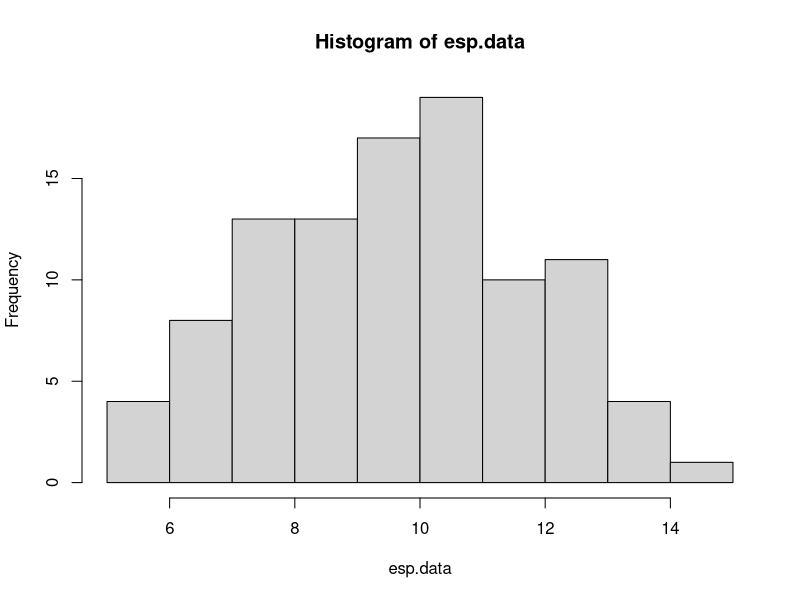
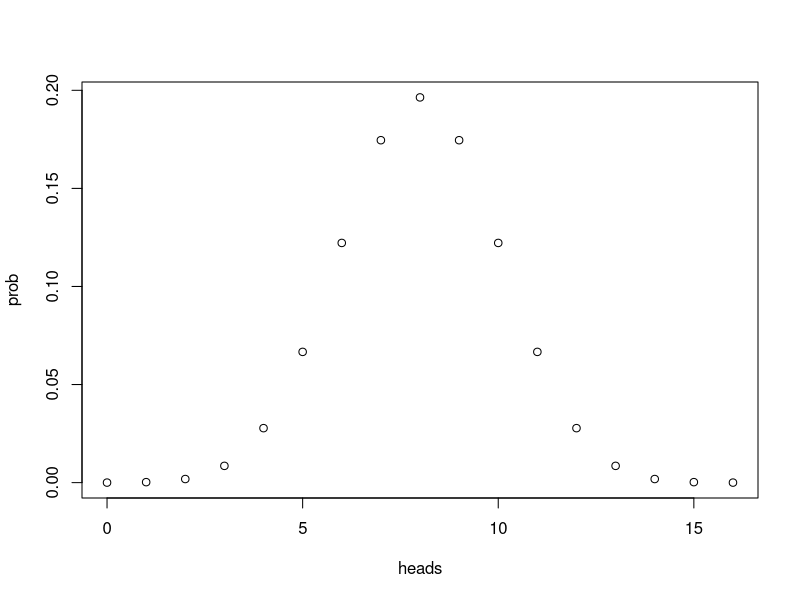
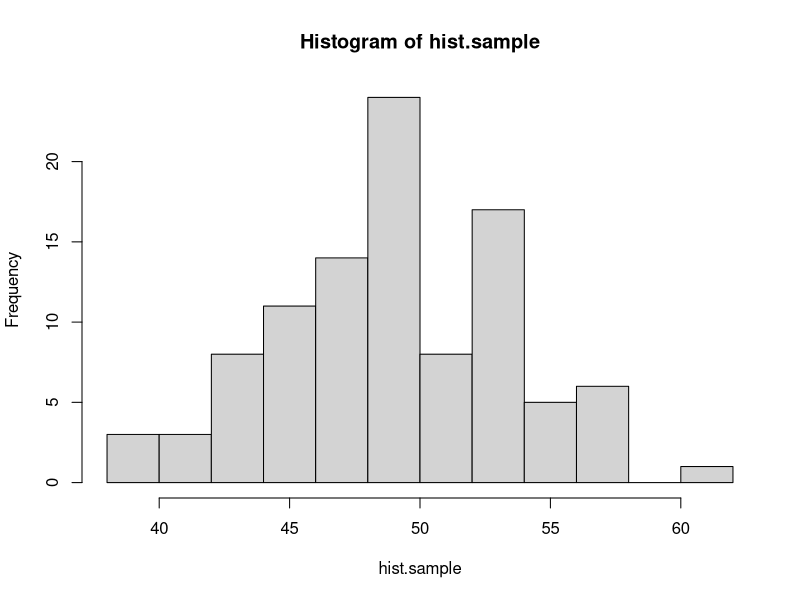
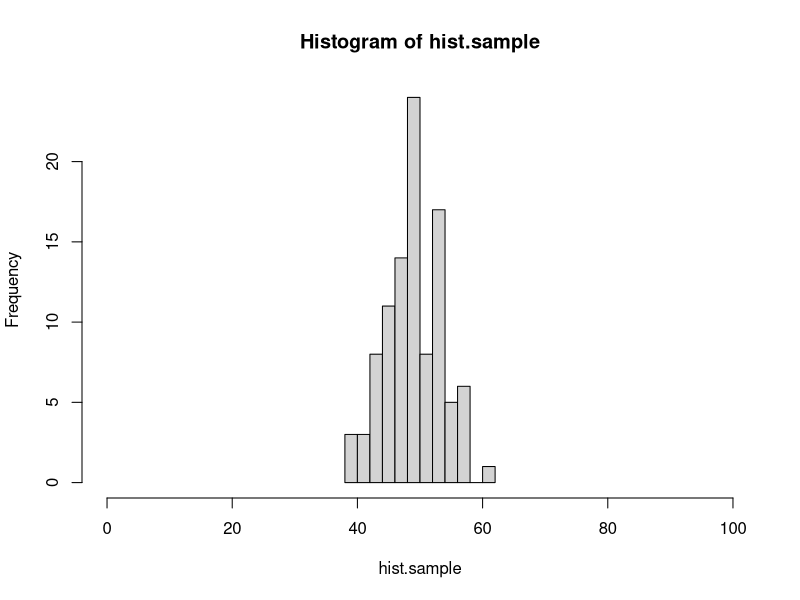
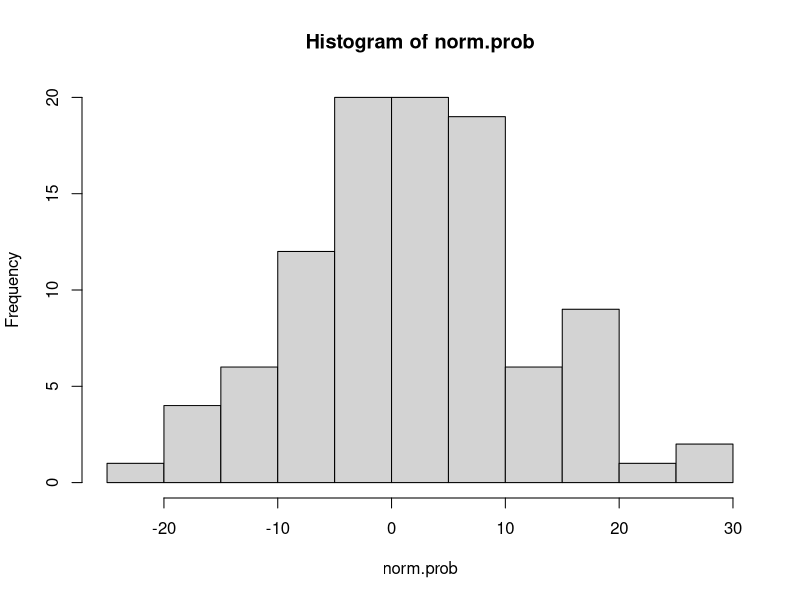
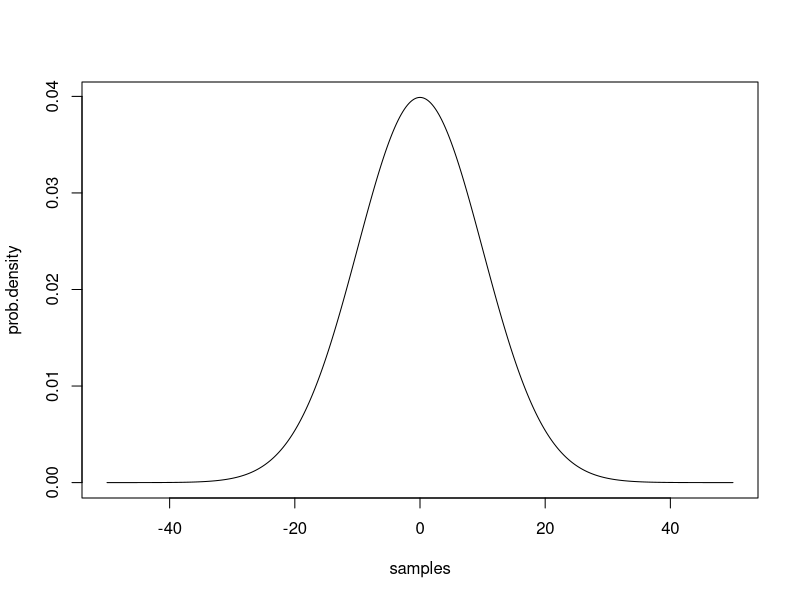
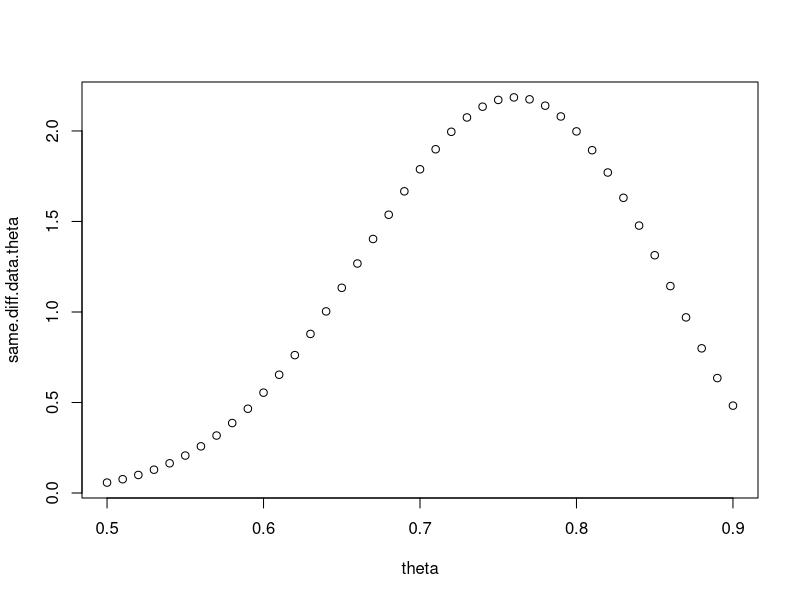
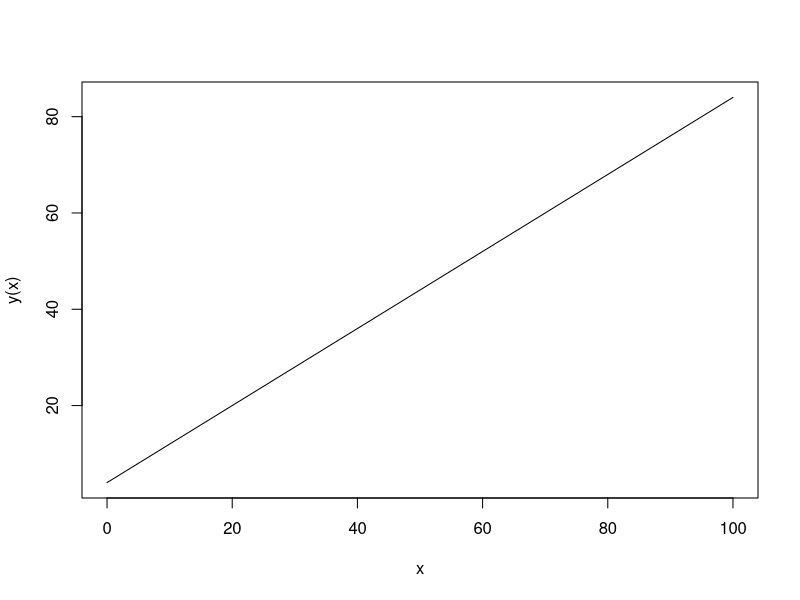

The R source for these figures, in order:
#### practice with probability distributions ####

# calculating the likelihood requires understanding how to work
# with probability distributions. let's start with the binomial
# distribution.

# the binomial distribution describes the number of "success" in
# some number of "trials" given some probability of success. it 
# is the "coin flipping" distribution. 

# in R, we can draw a sample from a binomial distribution with rbinom()
# this isn't the first time you've seen rbinom, but here it is again, 
# with the parameters spelled out. you can try changing these to explore
# how the function works.

number.of.samples <- 2
number.of.trials.per.sample <- 10
probability.of.success <- 0.7

rbinom(number.of.samples, number.of.trials.per.sample, probability.of.success)

# below, use rbinom to create sample data for the following scenario.
# an experiment tests whether subjects have ESP. 100 subjects are each given
# the opportunity to predict whether a randomly generated number is odd or even.
# each subject makes 20 guesses.
# of course, ESP doesn't exist, so the probability of a successful guess is 0.50.
# store the result in a vector called esp.data

esp.data <- rbinom(100, 20, 0.50)
esp.data
# a quick way to visualize a distribution is with the hist() function:
hist(esp.data)

# what if we want to know the probability of someone getting exactly 10 guesses
# correct out of 20, if they are randomly guessing? for that we use the density
# function of the binomial: dbinom()

value.to.check <- 10
number.of.trials <- 20
probability.of.success <- 0.5

dbinom(value.to.check, number.of.trials, probability.of.success)

# use dbinom to find out the probability of someone answering 87 out of 100
# questions correctly, if they have a 0.9 probability of giving a correct answer
# for each individual question.

dbinom(87, 100, 0.90)

# with dbinom, you can use a vector as the first argument, to check the probability
# of multiple values at the same time:

values <- c(3, 4, 5)
dbinom(values, 8, 0.5)

# using this shortcut, *plot* the full distribution (probability mass function)
# for flipping 16 fair coins, counting the total number of heads.
# hint: create one vector for the different possible outcomes
#       then use dbinom to calculate the probability of all of the elements in the vector

heads <- seq(0,16)
prob <- dbinom(heads, 16, 0.50)
plot(heads, prob)

# quick detour #

# here's a quick tip about plot() or hist()
# if you want to change the range on the x-axis, you can use the xlim argument:

hist.sample <- rbinom(100, 100, 0.5)
hist(hist.sample)
hist(hist.sample, xlim=c(0,100)) # compare this plot to the line above.

# the normal distribution ##

# normal (gaussian) distributions are characterized by two parameters: mean and standard deviation
# the mean is the the location of the peak of the distribution, and the sd controls the width.
# the smaller the sd, the more peaked the distribution is in the center.

# like the binomial, there are rnorm() and dnorm() functions.

# generate 100 samples from a normal distribution with mean 0 and standard deviation 10.
# then use hist() to create a histogram of these samples.

norm.prob <- rnorm(100, mean = 0, sd = 10)
hist(norm.prob)

# now plot the probability density function of this distribution.
# use the same strategy as you did above with the binomial to find the density of the normal
# distribution with mean 0 and sd 10 for values between -50 and 50. the distribution is continuous
# so, choose a reasonably small step size between values (remember the seq() function).

samples <- seq(from = -50, to = 50, by = 0.25)
prob.density <- dnorm(samples, mean = 0, sd = 10)
plot(samples, prob.density, type = "l")

#### practice calculating likelihoods ####

# here's some data from 10 participants in an ESP experiment like the one described
# above. each subject had 20 guesses. the number of correct guesses is reported.

esp.practice.data <- data.frame(subject=1:10, n.correct=c(11,10,6,10,6,12,10,8,9,11))

# calculate the likelihood (regular, not log) for this data for three different values
# of the probability of success parameter: 0.4, 0.5, and 0.6.
# hint: prod() will multiple all elements of a vector together.

prod(dbinom(esp.practice.data$n.correct, 20, 0.4))
prod(dbinom(esp.practice.data$n.correct, 20, 0.5))
prod(dbinom(esp.practice.data$n.correct, 20, 0.6))

# which parameter value of those options is most likely?

#The probability of success being 0.50.

# here is a sample of response times for a single subject from a rapid decision making experiment.
rt.sample <- c(391.5845, 411.9970, 358.6373, 505.3099, 616.2892, 481.0751, 422.3132, 511.7213, 205.2692, 522.3433, 370.1850,
               517.4617, 332.3344, 316.8760, 395.5431, 231.7831, 399.8646, 238.9064, 299.7924, 474.7512, 271.6326, 423.4861,
               379.7867, 212.7789, 233.8291, 472.4591, 534.2131, 453.9655, 408.3443, 352.3001)

# calculate the **log** likelihood for this data assuming that it is generated by a normal
# distribution for each of the following parameters. 
# hint: sum() adds the numbers in a vector. log() is the natural log function, or log=T for dnorm().

# 1) mean 350, sd 50
sum(dnorm(rt.sample, mean = 350, sd = 50, log=T))

# 2) mean 400, sd 50
sum(dnorm(rt.sample, mean = 400, sd = 50, log=T))

# 3) mean 450, sd 50
sum(dnorm(rt.sample, mean = 450, sd = 50, log=T))

# 4) mean 350, sd 100
sum(dnorm(rt.sample, mean = 350, sd = 100, log=T))

# 5) mean 400, sd 100
sum(dnorm(rt.sample, mean = 4000, sd = 100, log=T))

# 6) mean 450, sd 100
sum(dnorm(rt.sample, mean = 450, sd = 100, log=T))

# which parameter set has the highest likelihood?

#mean = 400, sd = 100

# here is a set of data for a subject in a categorization experiment, modeled with GCM.
# calculate the log likelihood of the parameters in the model (which i am not showing you).
# the point here is to know what to do when the model gives you a predicted probability
# of a response, and the data is either that response or not that response.
# hint: add a new column indicating the likelihood of each response, using mapply. then convert to log and add.
# if you do this correctly, the answer is -10.84249.

gcm.practice.data <- data.frame(correct.response = c(T, T, T, T, F, T, T, F, T, T, T, F, F, T, T, F, T, T, T, T),
                                gcm.probability.correct = c(0.84, 0.80, 0.84, 0.80, 0.79, 0.86, 0.89, 0.87, 0.69, 0.85, 0.75,
                                                            0.74, 0.82, 0.85, 0.87, 0.69, 0.83, 0.87, 0.80, 0.76))

gcm.practice.data$individual.likelihood <- mapply(function(prob, response){
  if(response == T){
    return(prob)
  }else{
    return(1-prob)
  }
  }, gcm.practice.data$gcm.probability.correct, gcm.practice.data$correct.response)

gcm.practice.data$log.likelihood <- log(gcm.practice.data$individual.likelihood)
sum(gcm.practice.data$log.likelihood)

#### maximum likelihood estimation ####

# the same search strategies we used for parameter fitting with rmse can be used with likelihoods,
# including grid search.

# here are the number of correct responses each subject gave in an experiment in which they had to
# decide if two images were the same or different. there were 40 trials for each subject
same.diff.data <- c(32, 29, 31, 34, 26, 29, 31, 34, 29, 31, 30, 29, 31, 34, 33, 27, 32, 29, 29, 27)

# we can model this experiment's data as 40 coin flips for each subject. use grid search to plot the likelihood
# function for values of theta (probability of a correct response) between 0.5 and 0.9, in steps of 0.01.
# start by writing a function that calculates the likelihood (not log) for the entire set of data given a value of theta.
theta <- seq(from = 0.5, to = 0.9, by = 0.01)

same.diff.data.likelihood <- function(theta){sum(dbinom(same.diff.data, 40, theta))}


# then use sapply to run the function for each possible value of theta in the set. use seq() to generate the
# set of possible values. plot the set of values on the x axis and the corresponding likelihoods on the y axis.

same.diff.data.theta <- sapply(theta, same.diff.data.likelihood)

same.diff.data.theta
plot(theta, same.diff.data.theta)

# the "true" underlying value i used to generate the data was 0.75. does that match up with the grid search?
#it does match up with the grid search because the probability for 0.75 is right at the peak of the distribution
#RETURN TO THIS

## mle with optim()

# in this section, you'll do model recovery for a descriptive model of the linear relationship 
# between two continuous variables.

# let's assume that variable y is a linear function of variable x, such that:
# y = 4 + 0.8x

# create a vector of x values from 0 to 100, and the corresponding vector of y values,
# then plot these with x values on the x axis, and y values on the y axis.

x <- seq(0,100)
y <- function(x){
  return(4 + 0.8*x)
}

plot(x, y(x), type = "l")

# now let's assume that the relationship between x and y isn't perfect. there's a bit of random
# noise. add a random sample from a normal distribution with mean 0 and sd 10 to each y value.
# hint: there are 101 y values, so you need 101 samples.

y.noise <- function(x){
  return(4 + 0.8*x + rnorm(101, mean = 0, sd = 10))
}
y.noise(x)

# plot the data again, with the new noisy y values.

plot(x, y.noise(x))

# there are three parameter values that control this plot,
# the intercept of the line: 4
# the slope of the line: 0.8
# the sd of the normal distribution: 10

# say that we observe a point of data, x = 20 and y = 27.
# the linear equation, y <- 4 + 0.8*x, predicts that when x is 20 y should also be 20.
4 + 0.8*20

# our model of this data assumes that the relationship is not perfect.
# we assume that there is noise so that when x is 20, the most likely value of y should be 4 + 0.8*x,
# but other values of y are possible. we describe the probability of different values of y with a normal
# distribution. when x is 20, then the normal distribution of y values is centered on 20, because the line
# says that y is 4 + 0.8x. using the normal distribution is helpful because it gives us a way to quantify
# how likely a value of 19 is compared to a value of 16, when x is 20.

# here's an example
x.observed <- 20
y.predicted <- 4 + 0.8*x.observed

# to find out the probability of y.observed=20, use dnorm()
# the mean of the normal distribution should be y.predicted (the distribution is centered on the line)
# and the sd of the normal is a parameter we will estimate, but for the demo below, is set to 10.
y.observed <- 20
dnorm(y.observed, y.predicted, 10)

# write the code to see how likely it is that y will be 33 when x is 29? (assuming sd = 10)
# the correct answer is 0.03371799...

# answer needed here.

# now generalize your solution to compute the likelihood of each value of y that you generated above.
# in other words, write the code that takes a vector of x and y values, and returns the probability
# of each pair given that the relationship between x and y is y <- 4 + 0.8*x and the normal distribution has an sd of 10.

# answer needed here.

# now generalize your solution one step further. write a function that takes in a vector of parameters,
# where parameters[1] is the intercept, parameters[2] is the slope, and parameters[3] is the sd of the normal,
# and returns the total **negative log likelihood**. remember, we want the negative log likelihood because
# optim() will find the set of parameters that minimizes a function.

# answer needed here.

# use optim() and Nelder-Mead to search for the best fitting parameters. remember to ensure that sd > 0
# and return NA if it is not.

# answer needed here.

# finally, plot the best fitting line on your points by using the abline() function, and the parameters that optim() found.

# answer needed here.